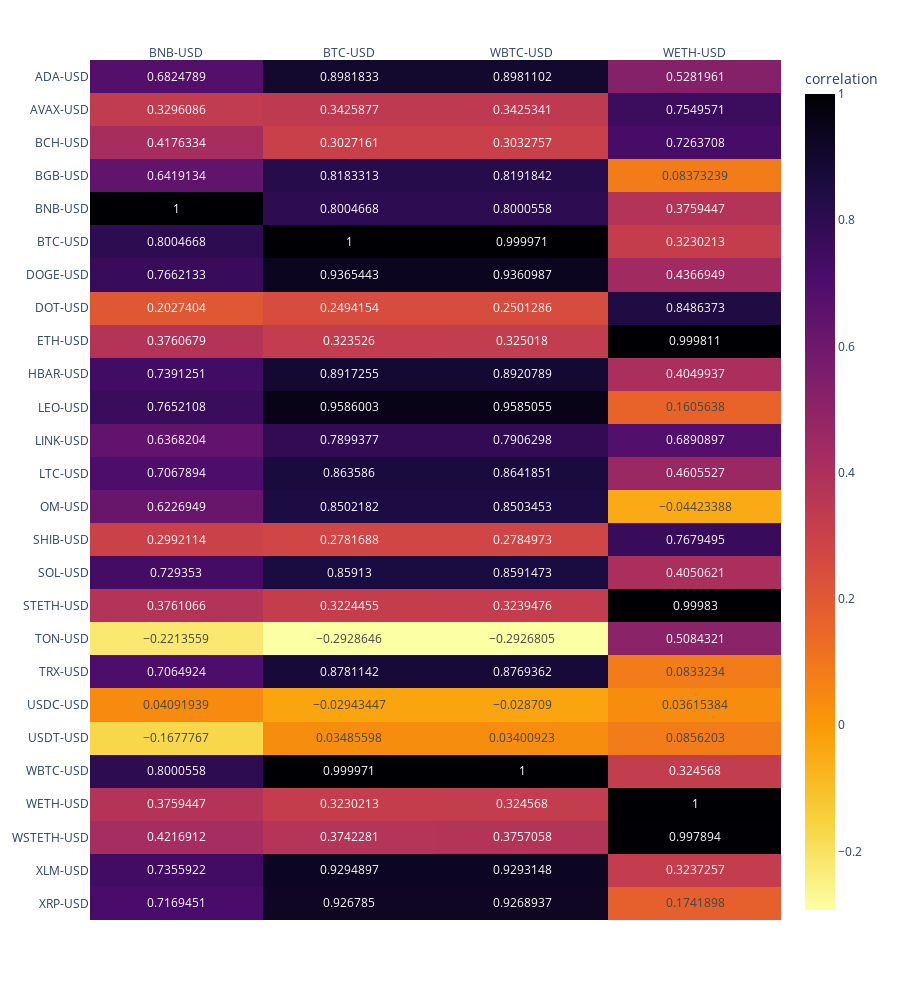

Notebook source saved alongside this figure:
### Markdown cell above
## Analyse correlations

### Code cell
def analyse_correlations(data, crypto_cluster_representatives):
    """
    Analyse correlations between selected coins and all cryptos in the dataset
    
    Args
        data (pandas.DataFrame): dataset of all coins and their closing prices
        crypto_cluster_representatives (list):
                                 list of selected coins
    Returns
        DataFrame: Correlation matrix
    """
    # get column names for representatives - should match but best to extract from the dataset
    representative_col_names = [col for col in data.columns if any(rep.lower() in col.lower() for rep in crypto_cluster_representatives)]
    print("representative coins found in dataset:\n",representative_col_names)
    # calculate the correlation matrix for the entire close dataset
    corr_matrix = data.corr()
    # extract the correlations for the selected coins
    representatives_correlation_matrix = corr_matrix[representative_col_names]
    # plot correlation heatmap
    fig = px.imshow(
        representatives_correlation_matrix,
        labels=dict(color="correlation"),
        color_continuous_scale="Inferno_r",
        text_auto=True,
        aspect='auto',
        height=1000,
    )
    fig.update_xaxes(side='top')
    fig.show()
    return representatives_correlation_matrix
# use the scatter plot in the above cell to pick a coin from each cluster group.

selected_coin_corr = analyse_correlations(data, selected_coins)

### Figure 1 — Plotly figure (JSON) as saved in the notebook; plotly's stock layout.template omitted (floating-point values rounded to 4 significant figures)
{"data": [{"coloraxis": "coloraxis", "hovertemplate": "x: %{x}<br>y: %{y}<br>correlation: %{z}<extra></extra>", "name": "0", "texttemplate": "%{z}", "type": "heatmap", "x": ["BNB-USD", "BTC-USD", "WBTC-USD", "WETH-USD"], "xaxis": "x", "y": ["ADA-USD", "AVAX-USD", "BCH-USD", "BGB-USD", "BNB-USD", "BTC-USD", "DOGE-USD", "DOT-USD", "ETH-USD", "HBAR-USD", "LEO-USD", "LINK-USD", "LTC-USD", "OM-USD", "SHIB-USD", "SOL-USD", "STETH-USD", "TON-USD", "TRX-USD", "USDC-USD", "USDT-USD", "WBTC-USD", "WETH-USD", "WSTETH-USD", "XLM-USD", "XRP-USD"], "yaxis": "y", "z": [[0.6825, 0.8982, 0.8981, 0.5282], [0.3296, 0.3426, 0.3425, 0.755], [0.4176, 0.3027, 0.3033, 0.7264], [0.6419, 0.8183, 0.8192, 0.08373], [1.0, 0.8005, 0.8001, 0.3759], [0.8005, 1.0, 1.0, 0.323], [0.7662, 0.9365, 0.9361, 0.4367], [0.2027, 0.2494, 0.2501, 0.8486], [0.3761, 0.3235, 0.325, 0.9998], [0.7391, 0.8917, 0.8921, 0.405], [0.7652, 0.9586, 0.9585, 0.1606], [0.6368, 0.7899, 0.7906, 0.6891], [0.7068, 0.8636, 0.8642, 0.4606], [0.6227, 0.8502, 0.8503, -0.04423], [0.2992, 0.2782, 0.2785, 0.7679], [0.7294, 0.8591, 0.8591, 0.4051], [0.3761, 0.3224, 0.3239, 0.9998], [-0.2214, -0.2929, -0.2927, 0.5084], [0.7065, 0.8781, 0.8769, 0.08332], [0.04092, -0.02943, -0.02871, 0.03615], [-0.1678, 0.03486, 0.03401, 0.08562], [0.8001, 1.0, 1.0, 0.3246], [0.3759, 0.323, 0.3246, 1.0], [0.4217, 0.3742, 0.3757, 0.9979], [0.7356, 0.9295, 0.9293, 0.3237], [0.7169, 0.9268, 0.9269, 0.1742]]}], "layout": {"coloraxis": {"colorbar": {"title": {"text": "correlation"}}, "colorscale": [[0, "#fcffa4"], [0.1111, "#f7d13d"], [0.2222, "#fb9b06"], [0.3333, "#ed6925"], [0.4444, "#cf4446"], [0.5556, "#a52c60"], [0.6667, "#781c6d"], [0.7778, "#4a0c6b"], [0.8889, "#1b0c41"], [1, "#000004"]]}, "height": 1000, "margin": {"t": 60}, "xaxis": {"anchor": "y", "domain": [0, 1], "side": "top"}, "yaxis": {"anchor": "x", "autorange": "reversed", "domain": [0, 1]}}}
